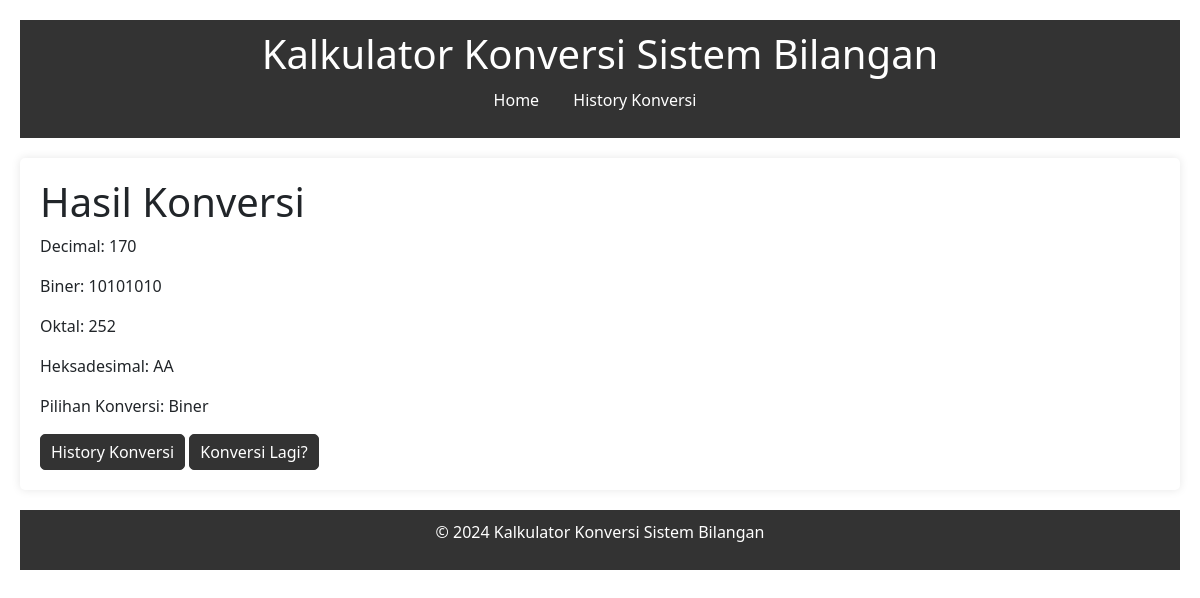
The page /result/24/ on the database its author committed.
### program/models.py (models this page shows, shortened)
class Conversion(models.Model):
    DECIMAL = 'decimal'
    BINARY = 'binary'
    OCTAL = 'octal'
    HEXADECIMAL = 'hexadecimal'
    CHOICES = [
        (DECIMAL, 'Desimal'),
        (BINARY, 'Biner'),
        (OCTAL, 'Oktal'),
        (HEXADECIMAL, 'Heksadesimal'),
    ]
    pilihan_konversi = models.CharField(max_length=20, choices=CHOICES)
    decimal = models.IntegerField(blank=True, null=True)
    biner = models.CharField(max_length=64, blank=True, null=True)
    oktal = models.CharField(max_length=64, blank=True, null=True)
    heksadesimal = models.CharField(max_length=64, blank=True, null=True)
    field_name = models.CharField(max_length=100)  # Ganti dengan field yang sesuai

### program/views.py (the view)
# urls.py: path('result/<int:pk>/', views.result, name='result'),
def result(request, pk):
    conversion = get_object_or_404(Conversion, pk=pk)
    return render(request, 'main/result.html', {'conversion': conversion})

### program/templates/main/result.html (shortened to what this page needs)
{% extends 'main/base.html' %}
{% block content %}
    <h1>Hasil Konversi</h1>
    <p>Decimal: {{ conversion.decimal }}</p>
    <p>Biner: {{ conversion.biner }}</p>
    <p>Oktal: {{ conversion.oktal }}</p>
    <p>Heksadesimal: {{ conversion.heksadesimal }}</p>
    <p>Pilihan Konversi: {{ conversion.get_pilihan_konversi_display }}</p>
    <a class="inline-link" href="{% url 'conversion_list' %}">History Konversi</a>
    <a class="inline-link" href="{% url 'conversion_add' %}">Konversi Lagi?</a>
{% endblock %}

### program/static/main/style.css (style rules this page uses)
* { margin: 0; padding: 0; box-sizing: border-box; }
body { font-family: Arial, sans-serif; line-height: 1.6; background-color: #f0f0f0; padding: 20px; }
a.inline-link { text-decoration: none; color: #fff; padding: 5px 10px; background-color: #333; border: 1px solid #333; border-radius: 5px; transition: background-color 0.3s ease, color 0.3s ease; display: inline-block; }

### rows shown on the page
Conversion: decimal "170", biner "10101010", oktal "252", heksadesimal "AA", pilihan_konversi "Biner"
